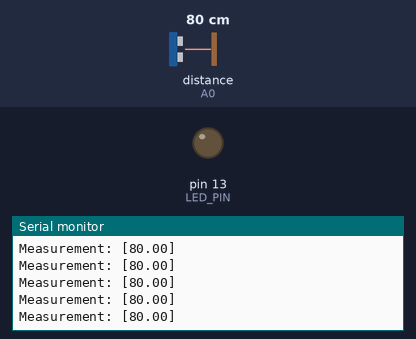
Bench run of a sketch on a simulated Arduino Uno, built with avr-gcc and run on an emulated ATmega328P. On the bench: output pins drawn as LEDs (lit = HIGH), the last lines printed to the serial monitor. Wiring (inferred from the names in the program): ultrasonic range finder: trigger A1; echo A0. The test bench sets the inputs (shaded band); at power-on: distance to the obstacle (sensor on A0) 80 cm. The echo pulse lasts 58.3 µs per cm; pins used as bus, display or sensor lines are not drawn.

Above: at 1.2 s.
1.3 s: distance to the obstacle (sensor on A0) set to 2 cm
At 1.38 s:
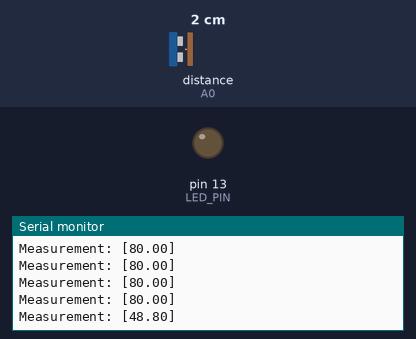
4.3 s: distance to the obstacle (sensor on A0) set to 120 cm
At 4.66 s:
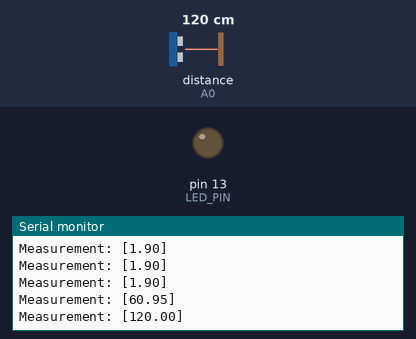
Timing chart, 0 to 7.3 s (numbered marks = the images above; inputs shaded):
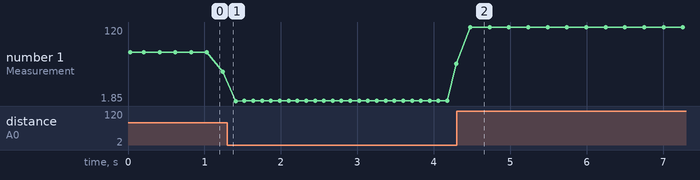

The sketch:

hc-sr04.ino
```cpp
//
//  HC-SR04.c
//  This program is created for testing Arduino R3 board
//  connected with the HC-SR04 distance sensor.
//

// Arduino pins
#define SENSOR_ECHO_PIN A0
#define SENSOR_TRIG_PIN A1
#define LED_PIN  13

#define MAX_DISTANCE 400
#define MIN_DISTANCE 2
#define MEASUREMENTS 20

//  Length of the ECHO_PIN signal multiplied by MagicValue returns a distance
//  in centimeters
#define MAGIC_VALUE 58

//  It's the max length of ECHO_PIN signal that means the longest valid distance
#define TIMEOUT (MAGIC_VALUE * MAX_DISTANCE)

//  HC-SR04 sometimes returns weird and incorrect values so the function
//  checks the distance `Measurements` times, excludes ones higher than
//  MaxDistance and lower than MinDistance. Then it returns an arithmetic
//  average of potentially correnct values.
float get_distance()
{
  float distance;
  float average = 0;
  int bad_distances = 0;

  Serial.print("Measurement: ");
  for (int i = 0; i < MEASUREMENTS; i++)
  {
    digitalWrite(SENSOR_TRIG_PIN, LOW);
    delayMicroseconds(100);
    digitalWrite(SENSOR_TRIG_PIN, HIGH);
    delayMicroseconds(10);
    digitalWrite(SENSOR_TRIG_PIN, LOW);

    // Gets the signal. The length of a signal multiplied by MagicValue
    // returns the distance in cm.
    // If the signal is longer than Timeout, it must be invalid.
    distance = pulseIn(SENSOR_ECHO_PIN, HIGH, TIMEOUT) / MAGIC_VALUE;

    average += distance;
  }
  average /= MEASUREMENTS;
  Serial.print("[");
  Serial.print(average);
  Serial.println("]");
  return average;
}

void setup()
{
  Serial.begin(9600);
  Serial.println("Hello Arduino!");

  pinMode(SENSOR_ECHO_PIN, INPUT);
  pinMode(SENSOR_TRIG_PIN, OUTPUT);
  pinMode(LED_PIN, OUTPUT);

  Serial.println("Ready to work");
}

void loop()
{
  get_distance();
  delay(100);
}
```

Measured:
- after the input at 4.3 s, the serial monitor: prints a new line after 0.18 s (image 2)
- plotted number 1: 48.8 → 60.95 after the input at 1.3 s, 60.95 → 120 after the input at 4.3 s
